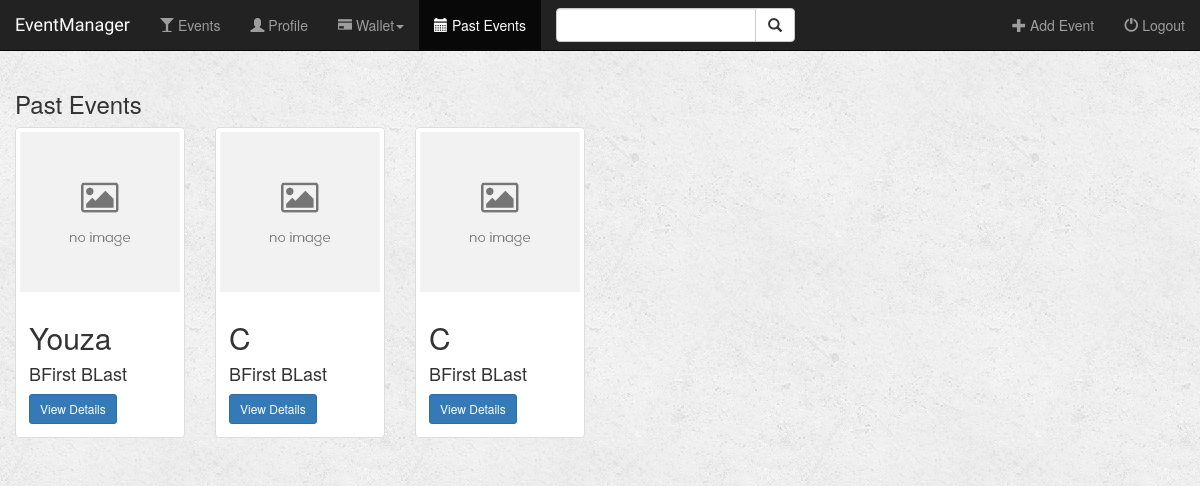
/event/past_events/, run on an earlier commit of the app's database.
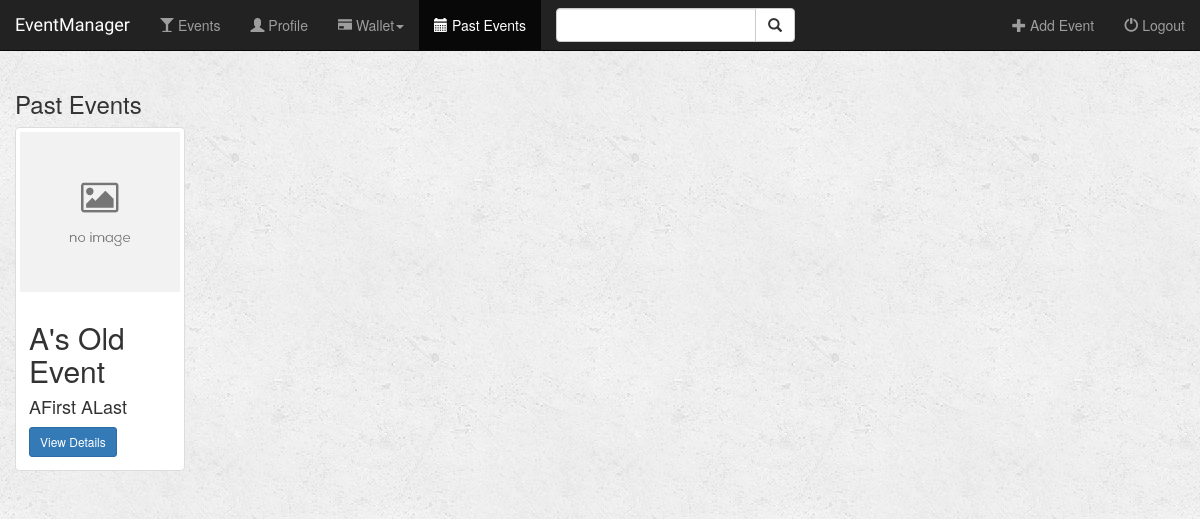
And on a later commit of the database.
### event/models.py (models this page shows, shortened)
class Event(models.Model):
    name = models.CharField(max_length=50, null=False)
    location = models.TextField(max_length=500, null=False)
    date = models.DateField(null=True)
    time = models.TimeField(null=True)
    manager = models.ForeignKey(User, on_delete=models.CASCADE)
    fare = models.PositiveIntegerField(null=True)

### event/views.py (the view)
# urls.py: url(r'past_events/$', views.get_past_events, name='past_events'),
def get_past_events(request):
    events = Event.objects.filter(date__lt=date.today())
    return render(request, 'event/get_past_events.html', {'events': events})

### event/templates/event/get_past_events.html (shortened to what this page needs)
{% extends 'event/base.html' %}
{% block past_events_active %}active{% endblock %}
{% block body %}
<div class="events-container container-fluid" style="box-sizing: border-box">
    <div class="row">
        <div class="col-sm-12">
            <h3>Past Events</h3>
        </div>
        {% if events %}
            {% for event in events %}
                <div class="col-sm-4 col-lg-2">
                    <div class="thumbnail">
                        <img src="./../../static/event/images/default_event.jpg" class="img-responsive">
                        <div class="caption">
                            <h2>{{ event.name }}</h2>
                            <h4>{{ event.manager.first_name }} {{ event.manager.last_name }}</h4>
                            <a href="{% url 'event:detail' event.id %}" class="btn btn-primary btn-sm" role="button">View Details</a>
                        </div>
                    </div>
                </div>
            {% endfor %}
        {% endif %}
    </div>
</div>
{% endblock %}

What changed in the data, as far as the page shows it:
removed Event: name "Youza", manager.first_name "BFirst", manager.last_name "BLast"
removed Event: name "C", manager.first_name "BFirst", manager.last_name "BLast"
removed Event: name "C", manager.first_name "BFirst", manager.last_name "BLast"
added Event: name "A's Old Event", manager.first_name "AFirst", manager.last_name "ALast"
